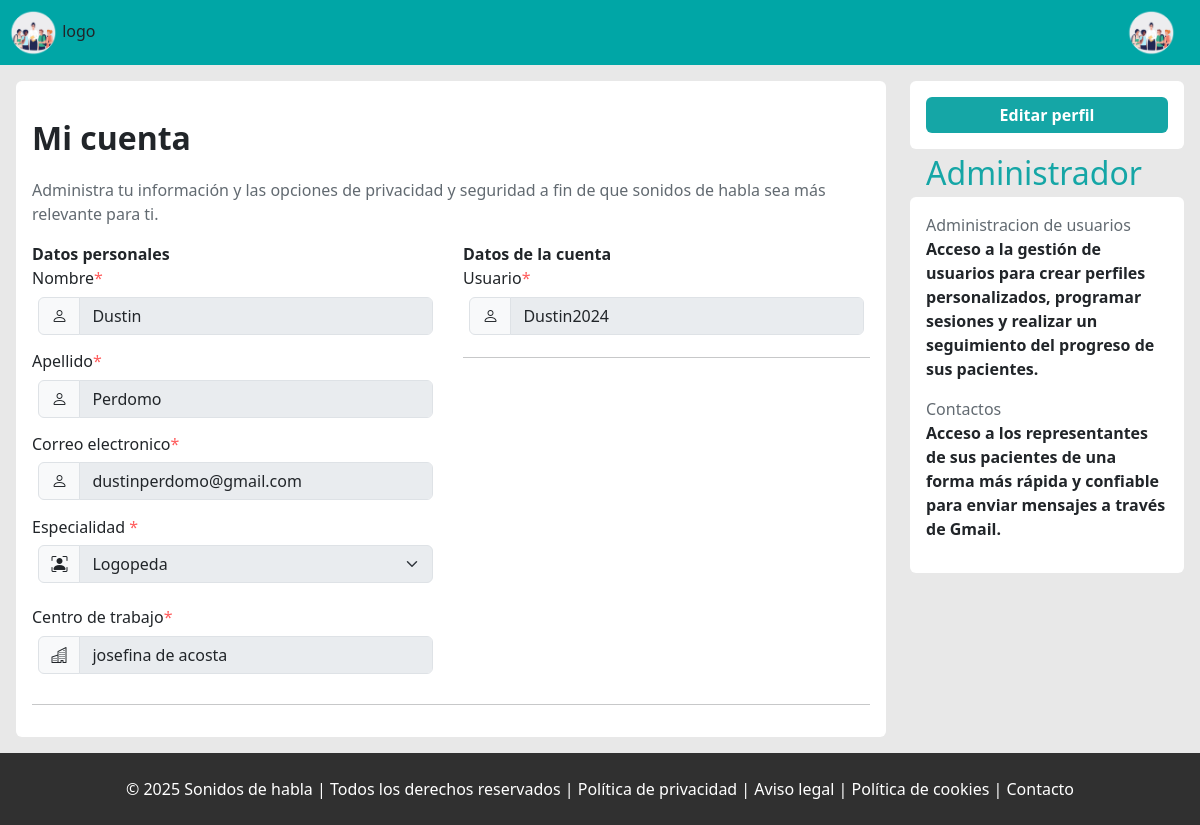
The app's page /view/professional/account/profile.php (signed in), older data.
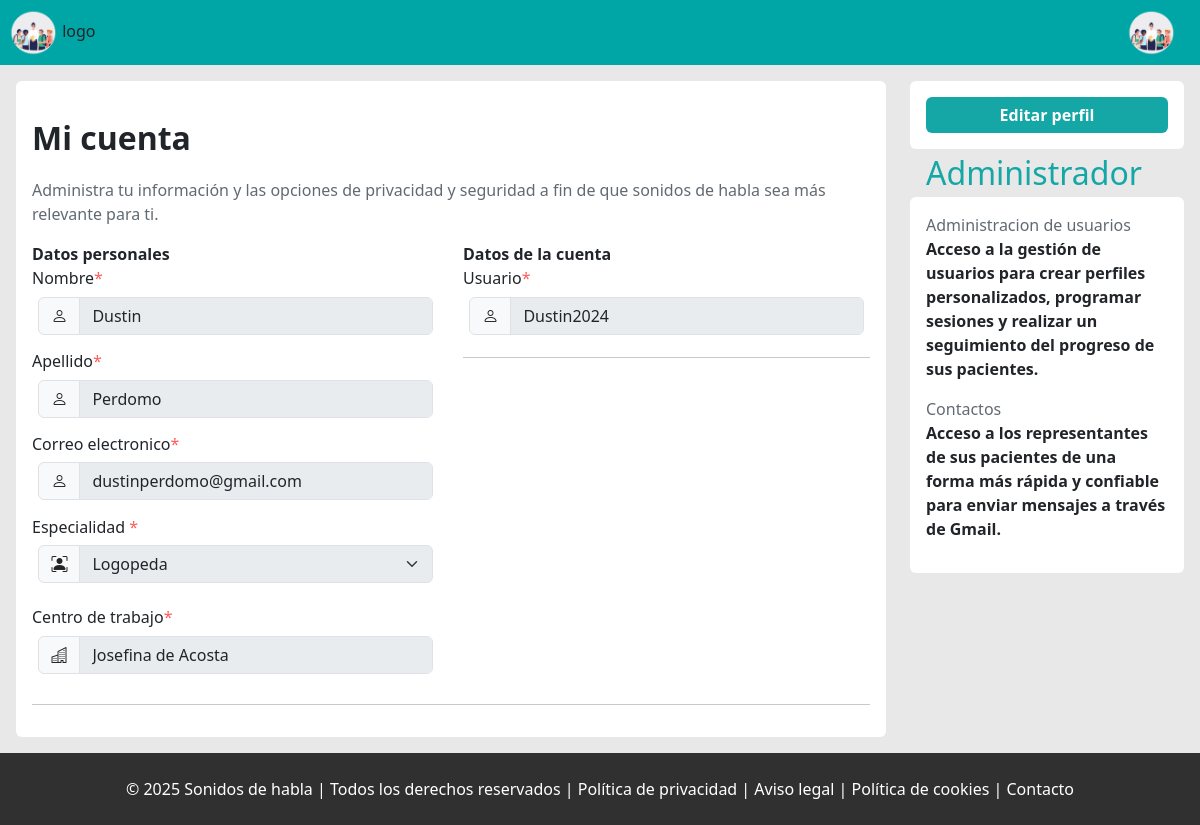
The same page, newer data.
### tables this page shows
CREATE TABLE `profesionales` (
  `id_profesional` int(10) NOT NULL,
  `id_especialidad` int(10) NOT NULL,
  `id_usuario` int(10) NOT NULL,
  `nombre` varchar(30) NOT NULL,
  `apellido` varchar(30) NOT NULL,
  `correo_electronico` varchar(40) NOT NULL,
  `centro_trabajo` varchar(50) NOT NULL
);

CREATE TABLE `usuarios` (
  `id_usuario` int(10) NOT NULL,
  `id_rol` int(10) NOT NULL,
  `usuario` varchar(15) DEFAULT NULL,
  `clave` varchar(255) DEFAULT NULL,
  `fecha_hora_creacion` datetime DEFAULT NULL,
  `ultimo_acceso` datetime DEFAULT NULL
);

### view/professional/account/profile.php (the view, shortened to what this page needs)
<?php
function showInformationProfessional()
{
    include '../../../php/connectionBD.php';
    try {
        $id_user = $_SESSION["id_user"];
        $get_professional_query = 'SELECT id_especialidad, nombre, apellido, correo_electronico, centro_trabajo
                                                FROM profesionales WHERE id_usuario = :id_user';
        $get_professional_stmt = $pdo->prepare($get_professional_query);
        $get_professional_stmt->bindParam('id_user', $id_user, PDO::PARAM_INT);
        $get_professional_stmt->execute();
        $get_user_query = 'SELECT usuario FROM usuarios WHERE id_usuario = :id_user';
        $get_user_stmt = $pdo->prepare($get_user_query);
        $get_user_stmt->bindParam('id_user', $id_user,  PDO::PARAM_INT);
        $get_user_stmt->execute();
        $row_user = $get_user_stmt->fetch(PDO::FETCH_ASSOC);
        if ($get_professional_stmt->rowCount() > 0) {
            $row_professional = $get_professional_stmt->fetch(PDO::FETCH_ASSOC);
            $show_specialty = match ($row_professional['id_especialidad']) {
                1 => '<select class="form-select" name="specialty" id="specialty" disabled>
                                            <option  disabled>Seleccione una opcion...</option>
                                            <option value="1" selected>Logopeda</option>
                                            <option value="2">Foniatra</option>
                                            <option value="3">Terapeuta del Lenguaje</option>
                                        </select>',
                2 => '<select class="form-select" name="specialty" id="specialty" disabled>
                                            <option  disabled>Seleccione una opcion...</option>
                                            <option value="1" >Logopeda</option>
                                            <option value="2" selected>Foniatra</option>
                                            <option value="3">Terapeuta del Lenguaje</option>
                                        </select>',
                3 => '<select class="form-select" name="specialty" id="specialty" disabled>
                                            <option  disabled>Seleccione una opcion...</option>
                                            <option value="1">Logopeda</option>
                                            <option value="2">Foniatra</option>
                                            <option value="3" selected>Terapeuta del Lenguaje</option>
                                        </select>',
            };
            echo ' <div class="row">
                            <div class="col-6">
                                <b>Datos personales</b><br>
                                <label for="name">Nombre</label><br>
                                <div class="input-group mb-2">
                                    <span class="input-group-text" id="basic-addon1"><i class="bi bi-person"></i></span>
                                    <input type="text" name="name" class="form-control" placeholder="Introduzca su nombre"
                                        aria-label="Username" aria-describedby="basic-addon1" disabled autofocus="false" value="' . $row_professional['nombre'] . '">
                                </div>
                                <label for="lastname">Apellido</label><br>
                                <div class="input-group mb-2">
                                    <span class="input-group-text" id="basic-addon1"><i class="bi bi-person"></i></span>
                                    <input type="text" name="lastname" id="lastname"  class="form-control" placeholder="Introduzca su apellido"
                                        aria-label="Username" aria-describedby="basic-addon1" disabled autofocus="false" value="' . $row_professional['apellido'] . '">
                                </div>
                                <label for="email">Correo electronico</label><br>
                                <div class="input-group mb-2">
                                    <span class="input-group-text" id="basic-addon1"><i class="bi bi-person"></i></span>
                                    <input type="text" name="email" id="email" class="form-control" placeholder="Introduzca su correo electronico"
                                        aria-label="Username" aria-describedby="basic-addon1" disabled autofocus="false"  value="' . $row_professional['correo_electronico'] . '">
                                </div>
                                <label for="specialty">Especialidad </label><br>
                                <div class="input-group mb-3">
                                    <span class="input-group-text" for="inputGroupSelect01"><i class="bi bi-person-bounding-box"></i></span>
                                    ' . $show_specialty . '
                                </div>
                                 <label for="work-center">Centro de trabajo</label><br>
                                <div class="input-group mb-2">
                                    <span class="input-group-text" id="basic-addon1"><i class="bi bi-buildings"></i></span>
                                    <input type="text" name="work-center" id="work-center"  class="form-control" placeholder="Introduzca su centro de trabajo"
                                        aria-label="Username" aria-describedby="basic-addon1" disabled autofocus="false"  value="' . $row_professional['centro_trabajo'] . '">
                                </div>
                                </div>
                                <div class="col-6">
                                    <b>Datos de la cuenta</b><br>
                                    <label for="user">Usuario</label><br>
                                    <div class="input-group mb-2">
                                        <span class="input-group-text" id="basic-addon1"><i class="bi bi-person"></i></span>
                                        <input type="text" name="user" id="user" class="form-control" placeholder="Introduzca su nombre de usuario"
                                            aria-label="Username" aria-describedby="basic-addon1" disabled autofocus="false" value="' . $row_user['usuario'] . '">
                                    </div>
                                ';
        }
    } catch (PDOException $ex) {
        echo $ex->getMessage();
    }
}
?>
<!doctype html>
<html lang="es" class="full-heigh">
<head>
    <link href="https://cdn.jsdelivr.net/npm/bootstrap@5.3.3/dist/css/bootstrap.min.css" rel="stylesheet"
>
    <link rel="stylesheet" href="https://cdn.jsdelivr.net/npm/bootstrap-icons@1.11.3/font/bootstrap-icons.min.css">
    <link rel="stylesheet" href="../css/../reset.css">
    <link rel="stylesheet" href="../../../css/components/body.css">
    <link rel="stylesheet" href="../../../css/components/footer.css">
    <link rel="stylesheet" href="../../../css/components/button.css">
    <link rel="stylesheet" href="../../../css/components/input.css">
    <link rel="stylesheet" href="../../../css/components/header.css">
    <link rel="stylesheet" href="../../../css/components/auxiliary.css">
    <link rel="stylesheet" href="../../../css/components/modal-window.css">
    <link rel="stylesheet" href="../../../css/admin/header.css">
    <link rel="stylesheet" href="../../../css/admin/profile.css">
</head>
<body>
    <?php include '../../include/professional/account/header.php'; ?>
    <main class="flex-start-full ">
        <section class=" h-100  z-1 w-100 p-3 ">
            <div class="row">
                <div class="col-9">
                    <div class="z-1 ">
                        <form action="../../../php/admin/professional.php" method="post">
                            <h1 class=" fw-bold ">
                                Mi cuenta
                            </h1>
                            <div class="text__grey">
                                <p>Administra tu información y las opciones de privacidad y seguridad a fin de que sonidos de
                                    habla sea más relevante para ti. </p>
                            </div>
                            <?php
                            showInformationProfessional()
                            ?>
                            <hr>
                    </div>
                </div>
                <hr>
                </form>
            </div>
            </div>
            <div class="col-3 ">
                <div class="modify-professional">
                        <button class="w-100 modify-professional__button  button__green w-100">
                            Editar perfil
                        </button>
                </div>
                <span class="text__green my-2 fs-2 ms-3">Administrador</span>
                <section class="qualities-administrator">
                    <span class="text__grey">Administracion de usuarios</span><br>
                   <p> <b>Acceso a la gestión de usuarios para crear perfiles personalizados, programar sesiones y realizar un seguimiento del progreso de sus pacientes.</b></p>
                    <span class="text__grey">Contactos</span>
                    <p> <b class="">Acceso a los representantes de sus pacientes de una forma más rápida y confiable para enviar mensajes a través de Gmail.</b></p>
                </section>
            </div>
            </div>
        </section>
    </main>
    <?php include '../../include/footer.php'; ?>
</body>
</html>

### view/include/professional/account/header.php (shortened to what this page needs)
<header class="">
    <nav class="">
        <section class="logo">
            <figure class="p-0 m-0">
                <img src="./../../img/header-professional.png" class="header-img fluid-img" alt="">
                <span>logo</span>
            </figure>
        </section>
        <section class="profile">
            <div class="btn-group dropstart">
                <button type="button" class="dropdown-toggle" data-bs-toggle="dropdown"
                    data-bs-display="static" aria-expanded="false">
                    <img src="../../../img/header-professional.png" class="img-fluid header-img" alt="">
                 </button>
            </div>
        </section>
    </nav>
</header>

### view/include/footer.php
<footer class="py-2">
    <div>
        <div class="mt-3 text-center">
            <p class="text-white">© 2025 Sonidos de habla | Todos los derechos reservados | Política de privacidad | Aviso
                legal | Política de cookies | Contacto</p>
        </div>
    </div>
</footer>

### css/components/body.css (style rules this page uses)
body { display: flex; flex-direction: column; height: 100%; background: #f2f2f2; }
main { flex-grow: 2; margin: 0rem; padding: 0rem; background: rgb(232, 232, 232) }
header { max-height: 65.1px; }

### css/components/footer.css (style rules this page uses)
footer { background: rgb(48, 48, 48); }

### css/components/button.css (style rules this page uses)
.button__green { background: var(--color-green); }
button, [type="submit"], .button-a { border-radius: 6px; padding: 0.54rem 1rem; border: 0rem; font-weight: 600; color: white; }

### css/components/input.css (style rules this page uses)
label::after { content: "*"; color: #ff5d5d; }

### css/components/header.css (style rules this page uses)
header { background: rgb(0, 166, 166); }

### css/components/auxiliary.css (style rules this page uses)
:root { --color-blue: #1A3659; --color-black: rgb(63, 63, 63); --color-red:#ff4b4b; --color-pink: #ec407a; --color-grey: #626a71; --color-green: #15A6A6; --color-orange: #fd7b43; }
.text__green { color: var(--color-green); }
.full-heigh { height: 100%; }
.text__grey { color: var(--color-grey); }
.flex-start-full { display: flex; justify-content: center; align-items: start; flex-wrap: wrap; }

### css/admin/header.css (style rules this page uses)
.header-img { width: 50px; }
header > nav { display: flex; justify-content: space-between; padding: 0.5rem; height: 100%; align-items: center; }
.dropdown-toggle { background: none; border: none; }
.dropstart .dropdown-toggle::before { content: none; }

### view/professional/account/profile.php (style rules this page uses)
.row>div>div, .qualities-administrator { padding: 1rem; background: white; border-radius: 6px; }
.input-group { padding: 0.4rem !important }

Row changes from the older to the newer data that the page shows:
changed profesionales "Dustin": work-center "josefina de acosta" → "Josefina de Acosta"
